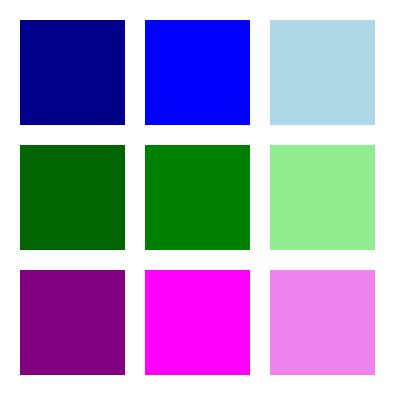
Frame 1 (no input)
Frame 60 (no input): identical to frame 1, image omitted
Frame 120 (the mouse pressed at the canvas centre since frame 60): identical to frame 1, image omitted

The p5.js sketch that drew this single still picture (run headless with seeded random() and noise() and a simulated clock; from frame 60 on, the mouse is pressed at the canvas centre):

// p5.js sketch
// ── sketch.js
//emulation
//https://www.artsy.net/artwork/ellsworth-kelly-nine-squares-9

function setup() {
  createCanvas(400, 400);
  noStroke()
}

function draw() {
  background(255);


fill("darkblue");
rect(20,20,105,105);


fill("darkgreen");
rect(20,145,105,105);


fill("purple");
rect(20,270,105,105);


fill("blue");
rect(145,20,105,105);


fill("green");
rect(145,145,105,105);


fill("magenta");
rect(145,270,105,105);


fill("lightblue");
rect(270,20,105,105);


fill("lightgreen");
rect(270,145,105,105);


fill("violet");
rect(270,270,105,105);




}
